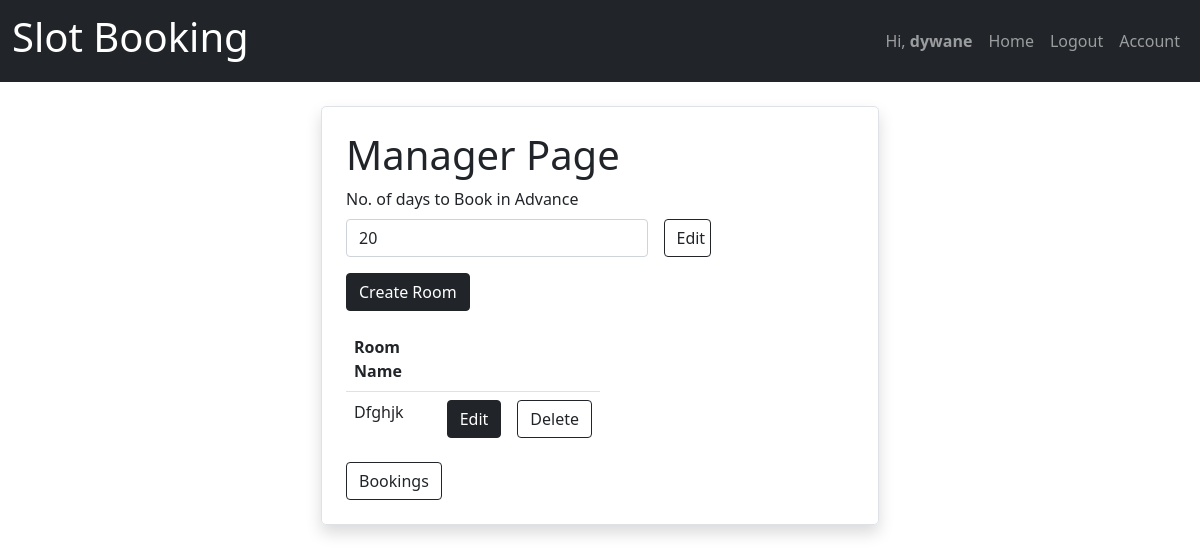
The page /manager/ (signed in) on the database as committed earlier.
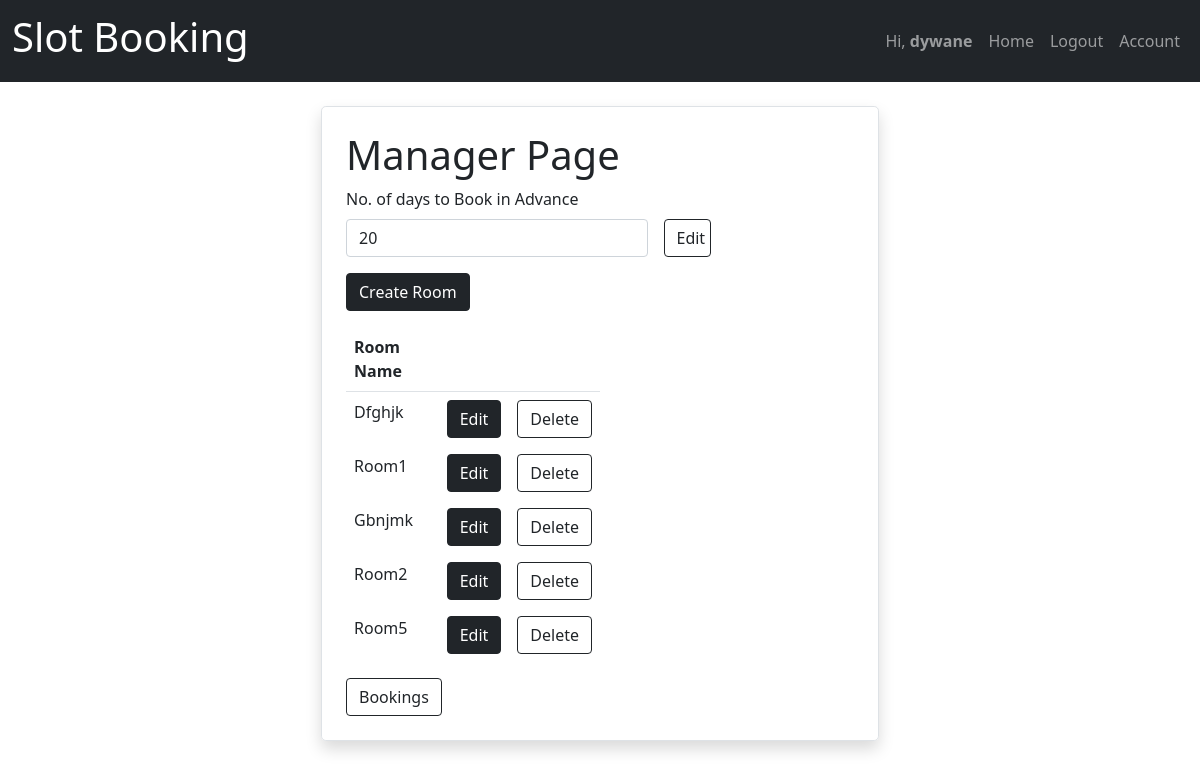
The same page on the database as committed later.
### manager/models.py (models this page shows, shortened)
class Rooms(models.Model):
    id = models.UUIDField(primary_key=True, default=uuid.uuid4, editable=False)
    room_owner = models.ForeignKey(CustomUser, on_delete=models.CASCADE)
    room_name = models.CharField(max_length=10, null=False)
    class Meta:
        unique_together = ('room_owner', 'room_name')

### manager/decorators.py (the view)
        def wrap(request,*args,**kwargs):
            if request.user.is_manager:
                return view_func(request,*args,**kwargs)
            else:
                raise PermissionDenied

### manager/views.py (called while the page is built)
@login_required
@role_required(allowed=['manager'])
def manager(request):
    rooms = Rooms.objects.filter(room_owner=request.user)
    advancebooking = AdvanceBooking.objects.get(manager_id=request.user)
    context={'rooms':rooms,'adv_days':advancebooking}
    return render(request,'manager/manager.html',context)

### manager/templates/manager/manager.html (shortened to what this page needs)
{% extends 'basic.html' %}
{%block content%}
<div class="container d-flex justify-content-center">
    <div class="w-50 border shadow p-4 rounded-3">
        <h1> Manager Page</h1>
        <div>
            <form method="POST" action="{% url 'advance_days' %}">
                <div>
                    <Label class="form-label">No. of days to Book in Advance </Label>
                    <div class="row gx-3 w-75">
                        <div class="col-10 ">
                            <input class="col form-control" type="text" name="adv_days" value="{{adv_days.no_of_days}}"
                                   required>
                        </div>
                        <div class="col-2">
                            <input class="col form-control btn btn-outline-dark" type="submit" value="Edit">
                        </div>
                    </div>
                </div>
            </form>
            <div>
                <a href="{% url 'create_room'%}" class="btn btn-dark mt-3"> Create Room </a>
            </div>
            {%if rooms %}
            <table class="table w-50 mt-3">
                <thread>
                    <tr>
                        <th>Room Name</th>
                        <th colspan="2" class="text-center"> </th>
                    </tr>
                </thread>
                <tbody class="border-0">
                {% for room in rooms %}
                <tr class="border-0">
                    <td class="border-0">
                        <Label>{{room.room_name}}</Label>
                    </td>
                    <td class="d-flex justify-content-end border-0">
                        <form action="{% url 'time_slot' room.id%}" class="me-3">
                            <input type="submit" class="btn btn-dark" value="Edit"> </input>
                        </form>
                        <form action="{% url 'delete_room' room.pk %}" method="POST">
                            <input type="submit" class="btn btn-outline-dark" value="Delete"> </input>
                        </form>
                    </td>
                    {% endfor %}
                </tr>
                </tbody>
            </table>
            {% endif %}
            <a href="{% url 'bookings' %}">
                <button class="btn btn-outline-dark">Bookings</button>
            </a>
        </div>
    </div>
</div>
{%endblock content%}

Rows that differ between the two databases and show on the page:
added Rooms: room_name "Room1"
added Rooms: room_name "Gbnjmk"
added Rooms: room_name "Room2"
added Rooms: room_name "Room5"
